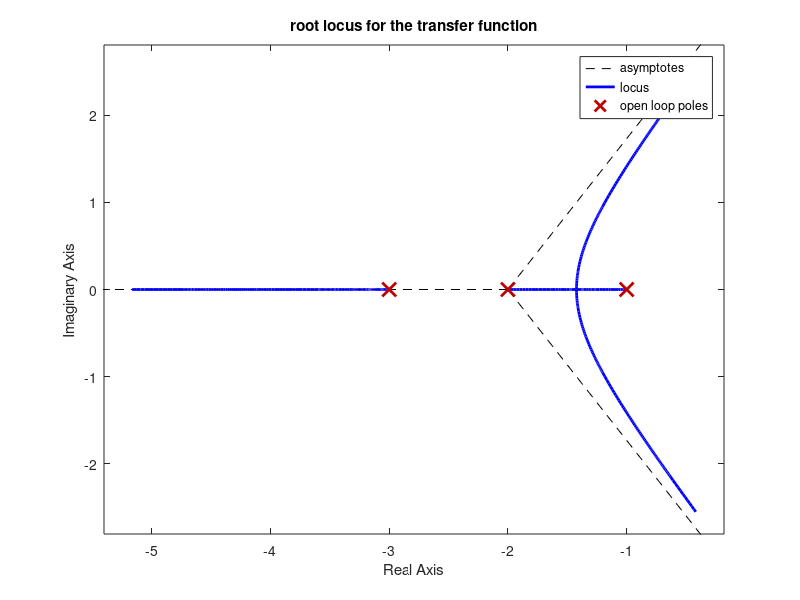
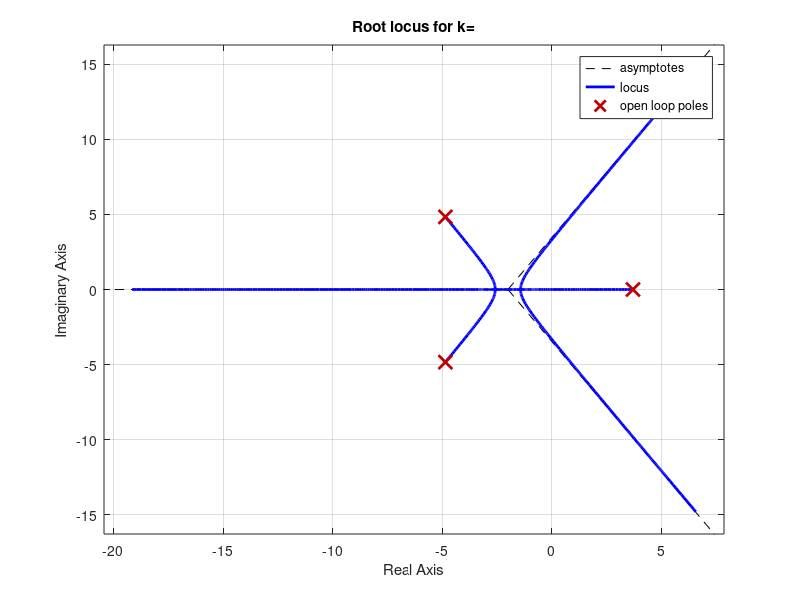
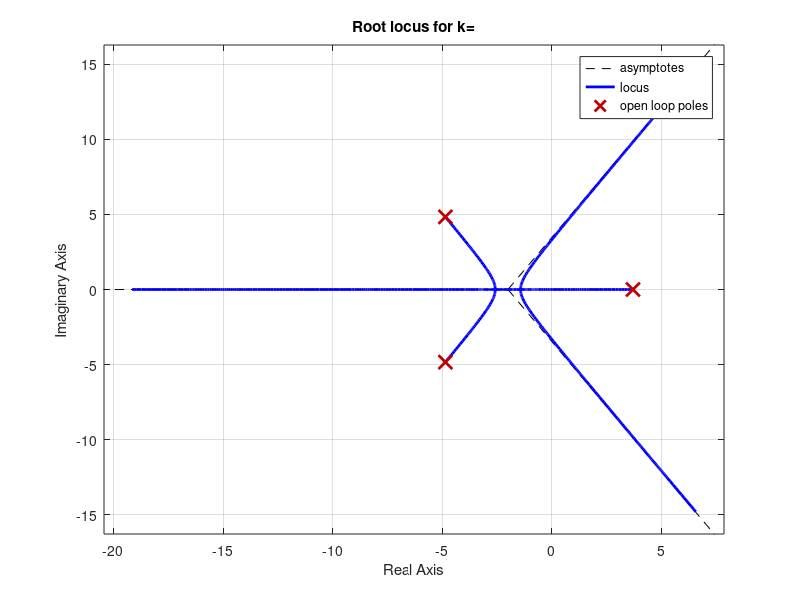
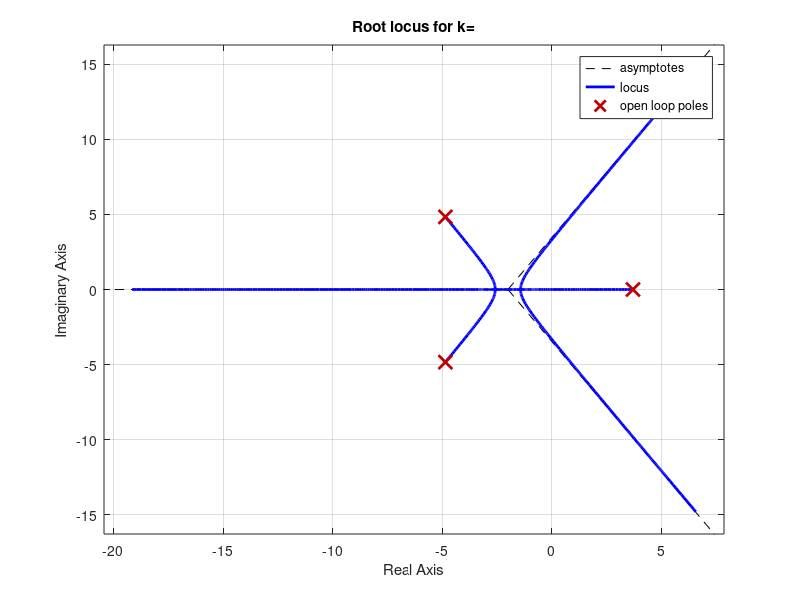

Write MATLAB code to recreate these figures, in order. (Note: this script raises an error after producing the figures.)
%%root locus for the given transfer function
p=[36];
q=[1 6 11 6];
sys=tf(p,q);
zpk(sys);
figure(1)
rlocus(sys)
grid;
title('root locus for the transfer function')

%%root locus for the given transfer function for pole at +1
p=[36];
q=[1 5 5 -5 5];
sys=tf(p,q);
zpk(sys);
figure(2)
rlocus(sys)
grid;
title('root locus for the transfer function for pole at +1')

%%root locus for the given transfer function for pole at -1
p=[36];
q=[1 7 17 17 6];
sys=tf(p,q);
zpk(sys);
figure(3)
rlocus(sys)
grid;
title('root locus for the transfer function for pole at -1')

%%root locus for the given transfer function for zero at +1
p=[36 -36];
q=[1 6 11 6];
sys=tf(p,q);
zpk(sys);
figure(4)
rlocus(sys)
grid;
title('root locus for the transfer function for zero at +1')

%%6B
%%transfer function G(s)=k/s^3+6s^2+11s+6
p=[36];
q=[1,6,11,6];
sys=tf(p,q);
figure(5)
zpk(sys);
rlocus(sys);
title('root locus of 36/s^3+6s^2+11s+6');
%%for different values of k
for i=1:3
    ki=input('enter k value');
    gi=feedback(sys*ki,-1);
    figure(i+1)
    zpk(gi);
    rlocus(gi);
    title('Root locus for k=');
end

%%nyquist plot for the transfer function
p=[k]
q=[1 12 32 0]
g1=tf(p,q);1
margin(g1);
figure(6)
nyquist(g1);
title('nyquist plot for the transfer function');
figure(7)
bode(g1);
margin(g1);
figure(8);
rlocus(g1);
title('root locus for the transfer function');
